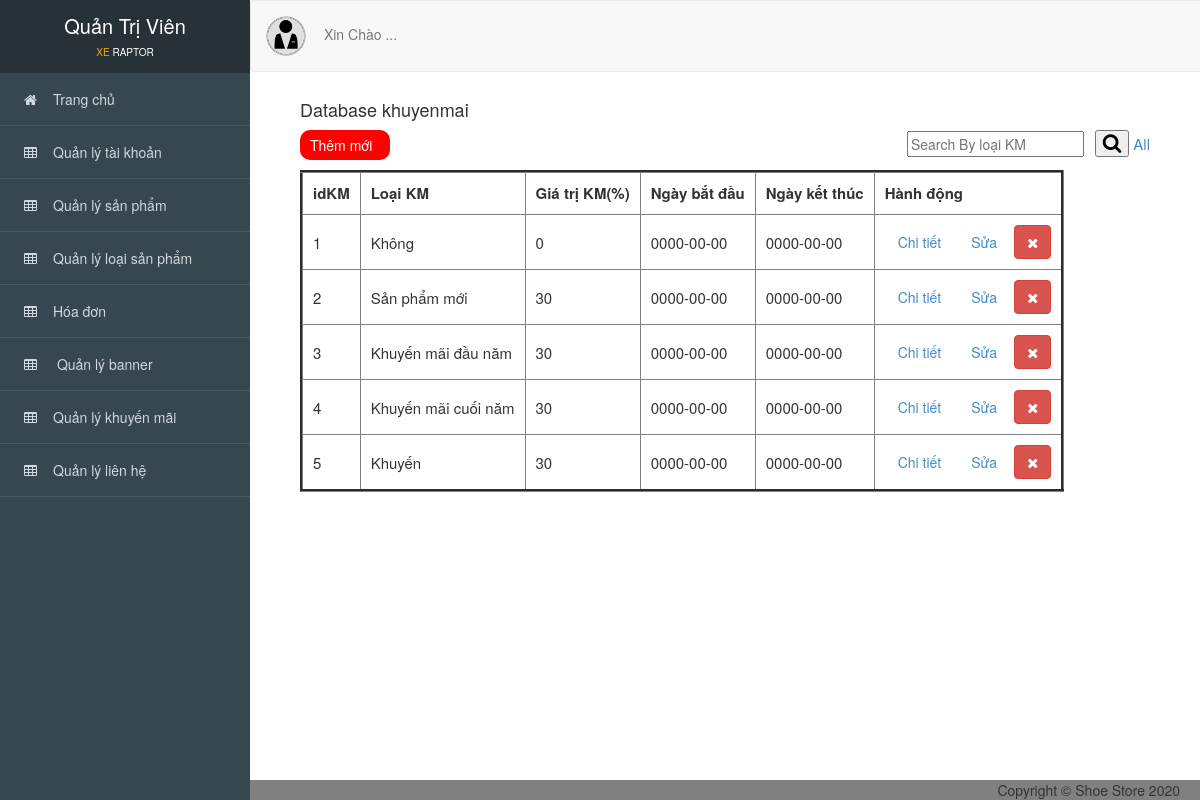
Before: /admin/index.php?action=khuyenmai with the older database file.
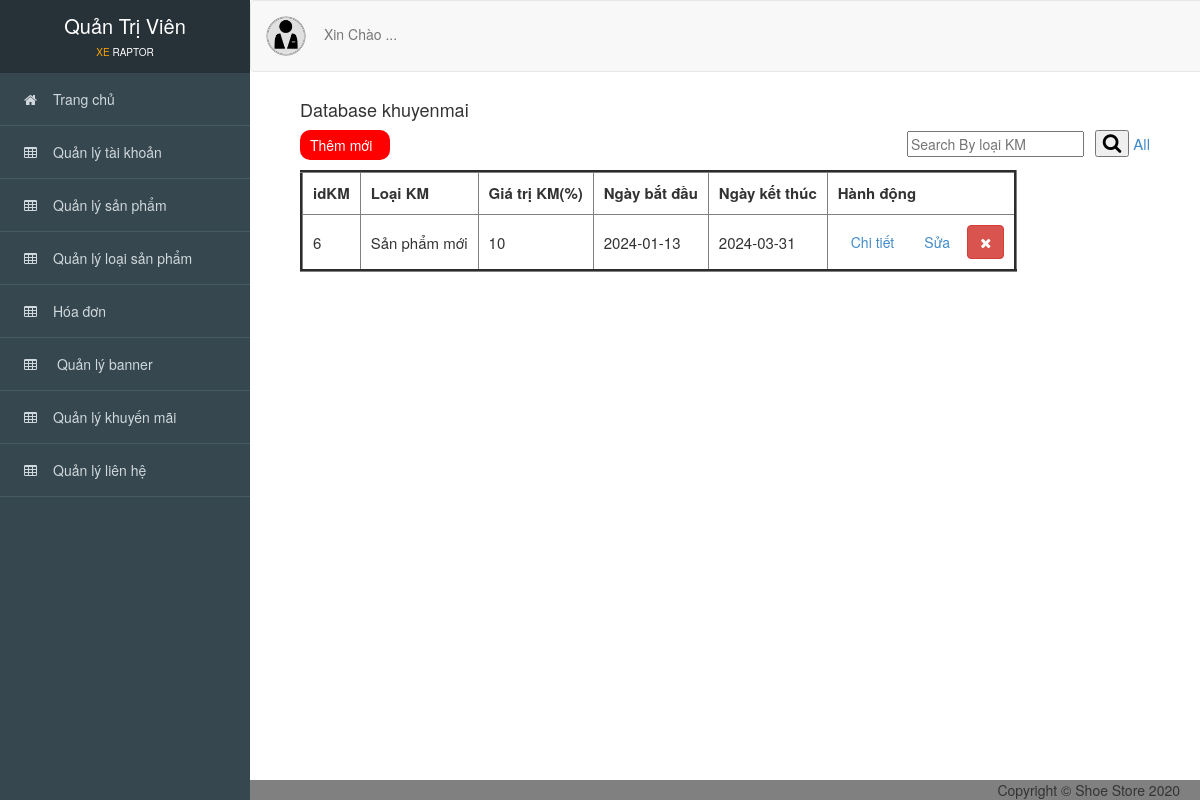
After: the same page with the newer database file.
### tables this page shows
CREATE TABLE `khuyenmai` (
  `idKM` int(11) NOT NULL,
  `loaiKM` varchar(255) NOT NULL,
  `giatriKM` float NOT NULL,
  `ngaybatdau` date NOT NULL,
  `ngayketthuc` date NOT NULL
);

### admin/controller_admin/quanlykhuyenmai.php (called while the page is built, shortened)
<?php
    require_once('./model_admin/khuyenmai.php');
    class khuyenmaicontroller
    {
    	var $khuyenmai_model;
    	public function __construct()
    	{
    		$this->khuyenmai_model = new khuyenmai();
    	}
    	public function list()
    	{
    		 if(isset($_POST['timkiem_km'])){
                $timkiem_km = $_POST['timkiem_km'];
                $data = $this->khuyenmai_model->timkiem_km($timkiem_km);
            }else{
                $data = $this->khuyenmai_model->all();
            }
            require_once('views_admin/index.php');
    	}
    	 public function details()
        {
            require_once('views_admin/index.php');
        }
       }
?>

### admin/model_admin/ketnoi.php (called while the page is built, shortened)
<?php
    class ketnoi
    {
    	function __construct()
    	{
    		$host = "localhost";
    		$username ="root";
    		$password = "";
    		$dbname = "qlbx";
    		$this->connect = new mysqli($host,$username,$password,$dbname);
    	}
    }
?>

### admin/model_admin/khuyenmai.php (called while the page is built, shortened)
<?php
    require_once('ketnoi.php');
    class khuyenmai
    {
    	var $conn;
    	function __construct()
    	{
    		$connect_obj = new ketnoi();
    		$this->conn = $connect_obj->connect;
    	}
    	function all()
    	{
    		$query = "SELECT * FROM khuyenmai ORDER BY idKM";
    		$result = $this->conn->query($query);
    		$data = array();
    		while ($row = $result->fetch_assoc()) {
       		   $data[] = $row;
    		}
    		return $data;
    	}
    }
?>

### admin/views_admin/khuyenmai/quanlykhuyenmai.php (the view)
<div id="viewport">
<div class="container-fluid" id="noidung">
      <h4>Database khuyenmai</h4>
      <a class="pull-left themmoi" href="?action=themkhuyenmai_giaodien"> Thêm mới</a>
      <div class="search_box pull-right" style="margin-right: 50px; margin-top: 0px;">
        <form method="POST" action="?action=khuyenmai">
          <input type="text" placeholder="Search By loại KM" name="timkiem_km">&ensp;
          <button type="submit"><i class="fa fa-search"></i></button>
          <a href="?action=khuyenmai" style="font-size: 15px;">All</a>
        </form>
      </div>
      <br>
      <br>
      <table border="3" cellpadding="10" style="font-size: 15px;">
          <thead>
               <tr>
                  <th>idKM</th>
                  <th class="theadd">Loại KM</th>
                  <th class="theadd">Giá trị KM(%)</th>
                  <th class="theadd">Ngày bắt đầu</th>
                  <th class="theadd">Ngày kết thúc</th>
                  <th>Hành động</th>
               </tr>
          </thead>
          <tbody>
            <?php foreach ($data as $value) { ?>
              <tr>
                  <td scope="row"><?= $value['idKM'] ?></td>
                 <td><?= $value['loaiKM'] ?></td>
                  <td><?= $value['giatriKM'] ?></td>
                  <td><?= $value['ngaybatdau'] ?></td>
                  <td><?= $value['ngayketthuc'] ?></td>
                  <td>
                      <a href="?action=xemkhuyenmai&id=<?= $value['idKM'] ?>" type="button" class="btn btn-light">Chi tiết</a>
                      <a href="?action=suakhuyenmai_giaodien&id=<?= $value['idKM'] ?>" type="button" class="btn  btn-light">Sửa</a>
                      <a href="?action=xoakhuyenmai&id=<?= $value['idKM'] ?>" onclick="return confirm('Bạn có thật sự muốn xóa ?');" type="button" class="btn btn-danger"title="Xóa  ">
                        <i class="fa fa-times"></i></a>
                  </td>
              </tr>
              <?php } ?>
          </tbody>
      </table>
      <br>
      <br>
      <br>
</div>
</div>

Changed rows visible on the page:
removed khuyenmai: idKM "1", loaiKM "Không", giatriKM "0", ngaybatdau "0000-00-00", ngayketthuc "0000-00-00"
removed khuyenmai: idKM "2", loaiKM "Sản phẩm mới", giatriKM "30", ngaybatdau "0000-00-00", ngayketthuc "0000-00-00"
removed khuyenmai: idKM "3", loaiKM "Khuyến mãi đầu năm", giatriKM "30", ngaybatdau "0000-00-00", ngayketthuc "0000-00-00"
removed khuyenmai: idKM "4", loaiKM "Khuyến mãi cuối năm", giatriKM "30", ngaybatdau "0000-00-00", ngayketthuc "0000-00-00"
removed khuyenmai: idKM "5", loaiKM "Khuyến", giatriKM "30", ngaybatdau "0000-00-00", ngayketthuc "0000-00-00"
added khuyenmai: idKM "6", loaiKM "Sản phẩm mới", giatriKM "10", ngaybatdau "2024-01-13", ngayketthuc "2024-03-31"
